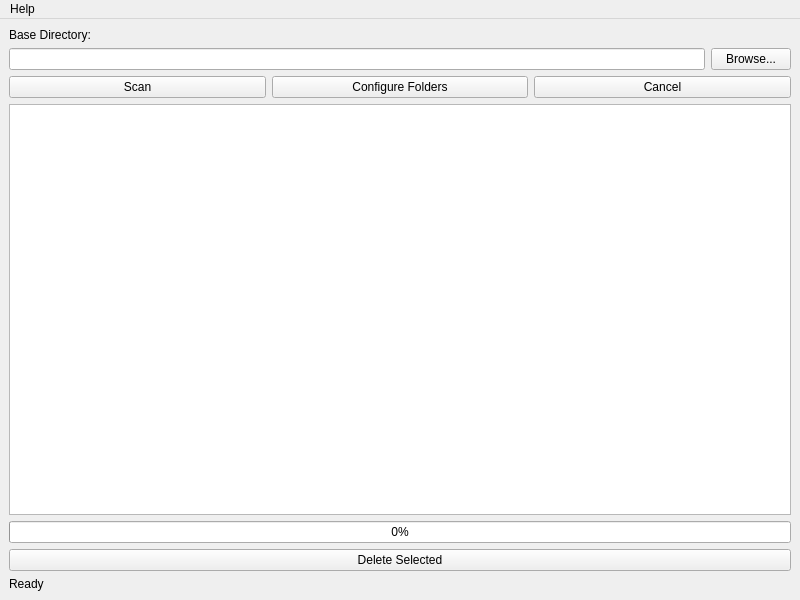
<?xml version="1.0" encoding="UTF-8"?>
<ui version="4.0">
 <class>MainWindow</class>
 <widget class="QMainWindow" name="MainWindow">
  <property name="geometry">
   <rect>
    <x>0</x>
    <y>0</y>
    <width>800</width>
    <height>600</height>
   </rect>
  </property>
  <property name="windowTitle">
   <string>Library Folder Cleanup</string>
  </property>
  <widget class="QWidget" name="centralwidget">
   <layout class="QVBoxLayout" name="verticalLayout">
    <item>
     <widget class="QLabel" name="label">
      <property name="text">
       <string>Base Directory:</string>
      </property>
     </widget>
    </item>
    <item>
     <layout class="QHBoxLayout" name="horizontalLayout">
      <item>
       <widget class="QLineEdit" name="baseDirectoryLineEdit"/>
      </item>
      <item>
       <widget class="QPushButton" name="browseButton">
        <property name="text">
         <string>Browse...</string>
        </property>
       </widget>
      </item>
     </layout>
    </item>
    <item>
     <layout class="QHBoxLayout" name="horizontalLayout_2">
      <item>
       <widget class="QPushButton" name="scanButton">
        <property name="text">
         <string>Scan</string>
        </property>
       </widget>
      </item>
      <item>
       <widget class="QPushButton" name="configureFoldersButton">
        <property name="text">
         <string>Configure Folders</string>
        </property>
       </widget>
      </item>
      <item>
       <widget class="QPushButton" name="cancelButton">
        <property name="text">
         <string>Cancel</string>
        </property>
       </widget>
      </item>
     </layout>
    </item>
    <item>
     <widget class="QTableWidget" name="resultsTable"/>
    </item>
    <item>
     <widget class="QProgressBar" name="progressBar">
      <property name="value">
       <number>0</number>
      </property>
     </widget>
    </item>
    <item>
     <widget class="QPushButton" name="deleteButton">
      <property name="text">
       <string>Delete Selected</string>
      </property>
     </widget>
    </item>
    <item>
     <widget class="QLabel" name="statusLabel">
      <property name="text">
       <string>Ready</string>
      </property>
     </widget>
    </item>
   </layout>
  </widget>
  <widget class="QMenuBar" name="menubar">
   <property name="geometry">
    <rect>
     <x>0</x>
     <y>0</y>
     <width>800</width>
     <height>21</height>
    </rect>
   </property>
   <widget class="QMenu" name="menuHelp">
    <property name="title">
     <string>Help</string>
    </property>
    <addaction name="actionAbout"/>
   </widget>
   <addaction name="menuHelp"/>
  </widget>
  <action name="actionAbout">
   <property name="text">
    <string>About</string>
   </property>
  </action>
 </widget>
 <resources/>
 <connections/>
</ui>
